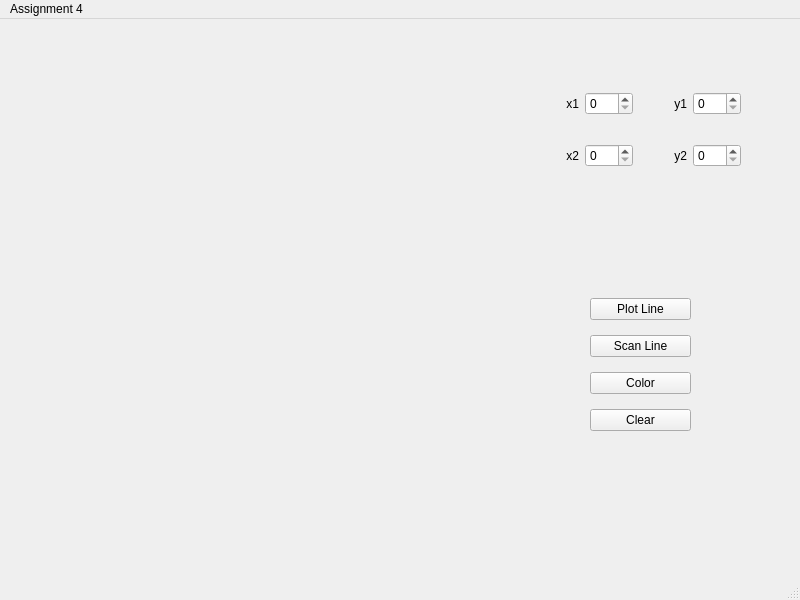
<?xml version="1.0" encoding="UTF-8"?>
<ui version="4.0">
 <class>MainWindow</class>
 <widget class="QMainWindow" name="MainWindow">
  <property name="geometry">
   <rect>
    <x>0</x>
    <y>0</y>
    <width>800</width>
    <height>600</height>
   </rect>
  </property>
  <property name="windowTitle">
   <string>MainWindow</string>
  </property>
  <widget class="QWidget" name="centralwidget">
   <widget class="QLabel" name="drawingArea">
    <property name="geometry">
     <rect>
      <x>50</x>
      <y>50</y>
      <width>461</width>
      <height>411</height>
     </rect>
    </property>
    <property name="text">
     <string/>
    </property>
   </widget>
   <widget class="QWidget" name="">
    <property name="geometry">
     <rect>
      <x>530</x>
      <y>50</y>
      <width>211</width>
      <height>121</height>
     </rect>
    </property>
    <layout class="QGridLayout" name="gridLayout">
     <item row="0" column="0">
      <layout class="QHBoxLayout" name="horizontalLayout">
       <item>
        <widget class="QLabel" name="label">
         <property name="text">
          <string>x1</string>
         </property>
         <property name="alignment">
          <set>Qt::AlignRight|Qt::AlignTrailing|Qt::AlignVCenter</set>
         </property>
        </widget>
       </item>
       <item>
        <widget class="QSpinBox" name="spinBoxX1">
         <property name="maximum">
          <number>400</number>
         </property>
        </widget>
       </item>
      </layout>
     </item>
     <item row="0" column="1">
      <layout class="QHBoxLayout" name="horizontalLayout_2">
       <item>
        <widget class="QLabel" name="label_2">
         <property name="text">
          <string>y1</string>
         </property>
         <property name="alignment">
          <set>Qt::AlignRight|Qt::AlignTrailing|Qt::AlignVCenter</set>
         </property>
        </widget>
       </item>
       <item>
        <widget class="QSpinBox" name="spinBoxY1">
         <property name="maximum">
          <number>400</number>
         </property>
        </widget>
       </item>
      </layout>
     </item>
     <item row="1" column="0">
      <layout class="QHBoxLayout" name="horizontalLayout_3">
       <item>
        <widget class="QLabel" name="label_3">
         <property name="text">
          <string>x2</string>
         </property>
         <property name="alignment">
          <set>Qt::AlignRight|Qt::AlignTrailing|Qt::AlignVCenter</set>
         </property>
        </widget>
       </item>
       <item>
        <widget class="QSpinBox" name="spinBoxX2">
         <property name="maximum">
          <number>400</number>
         </property>
        </widget>
       </item>
      </layout>
     </item>
     <item row="1" column="1">
      <layout class="QHBoxLayout" name="horizontalLayout_4">
       <item>
        <widget class="QLabel" name="label_4">
         <property name="text">
          <string>y2</string>
         </property>
         <property name="alignment">
          <set>Qt::AlignRight|Qt::AlignTrailing|Qt::AlignVCenter</set>
         </property>
        </widget>
       </item>
       <item>
        <widget class="QSpinBox" name="spinBoxY2">
         <property name="maximum">
          <number>400</number>
         </property>
        </widget>
       </item>
      </layout>
     </item>
    </layout>
   </widget>
   <widget class="QWidget" name="">
    <property name="geometry">
     <rect>
      <x>590</x>
      <y>270</y>
      <width>101</width>
      <height>151</height>
     </rect>
    </property>
    <layout class="QVBoxLayout" name="verticalLayout">
     <item>
      <widget class="QPushButton" name="btnPlotLine">
       <property name="text">
        <string>Plot Line</string>
       </property>
      </widget>
     </item>
     <item>
      <widget class="QPushButton" name="btnScanLine">
       <property name="text">
        <string>Scan Line</string>
       </property>
      </widget>
     </item>
     <item>
      <widget class="QPushButton" name="btnColor">
       <property name="text">
        <string>Color</string>
       </property>
      </widget>
     </item>
     <item>
      <widget class="QPushButton" name="btnClear">
       <property name="text">
        <string>Clear</string>
       </property>
      </widget>
     </item>
    </layout>
   </widget>
  </widget>
  <widget class="QMenuBar" name="menubar">
   <property name="geometry">
    <rect>
     <x>0</x>
     <y>0</y>
     <width>800</width>
     <height>25</height>
    </rect>
   </property>
   <widget class="QMenu" name="menuAssignment_4">
    <property name="title">
     <string>Assignment 4</string>
    </property>
   </widget>
   <addaction name="menuAssignment_4"/>
  </widget>
  <widget class="QStatusBar" name="statusbar"/>
 </widget>
 <resources/>
 <connections/>
</ui>
